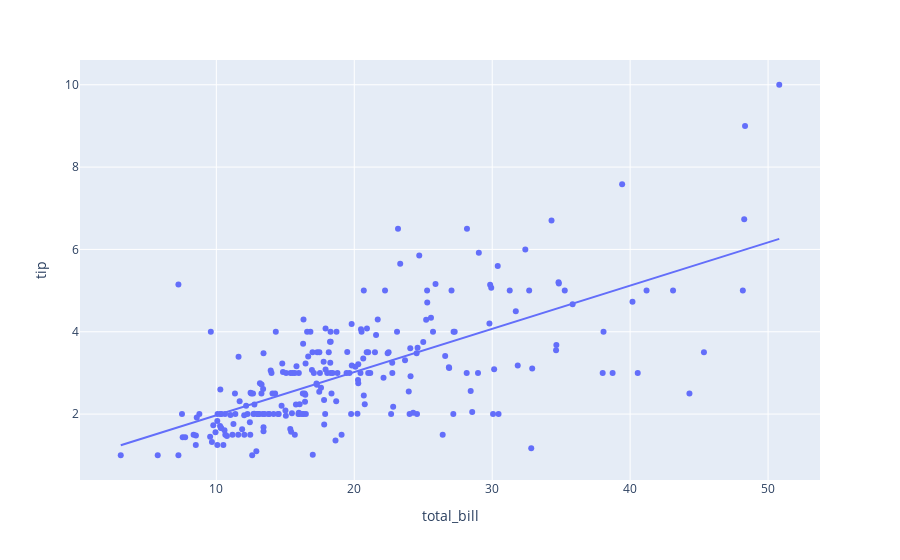

Notebook code for this chart:
### Markdown cell above
## Create a regression plot

### Code cell
# add changes by removing the #
reg_fig = px.scatter(df, 
                 x='total_bill',
                 y='tip', 
                 trendline='ols', 
#                  trendline_color_override='red'
                )
reg_fig.show()

### Figure 1 — Plotly figure (JSON) as saved in the notebook; plotly's stock layout.template omitted (floating-point values rounded to 4 significant figures; data arrays with more than 128 entries replaced by an {"elided": "..."} marker saying what was removed)
{"data": [{"hovertemplate": "total_bill=%{x}<br>tip=%{y}<extra></extra>", "legendgroup": "", "marker": {"color": "#636efa", "symbol": "circle"}, "mode": "markers", "name": "", "orientation": "v", "showlegend": false, "type": "scatter", "x": {"elided": "244 float values"}, "xaxis": "x", "y": {"elided": "244 float values"}, "yaxis": "y"}, {"hovertemplate": "<b>OLS trendline</b><br>tip = 0.105025 * total_bill + 0.92027<br>R<sup>2</sup>=0.456617<br><br>total_bill=%{x}<br>tip=%{y} <b>(trend)</b><extra></extra>", "legendgroup": "", "marker": {"color": "#636efa", "symbol": "circle"}, "mode": "lines", "name": "", "showlegend": false, "type": "scatter", "x": {"elided": "244 float values"}, "xaxis": "x", "y": {"elided": "244 float values"}, "yaxis": "y"}], "layout": {"autosize": true, "legend": {"tracegroupgap": 0}, "margin": {"t": 60}, "xaxis": {"anchor": "y", "autorange": true, "domain": [0, 1], "range": [0.1063, 53.77], "title": {"text": "total_bill"}, "type": "linear"}, "yaxis": {"anchor": "x", "autorange": true, "domain": [0, 1], "range": [0.3031, 10.7], "title": {"text": "tip"}, "type": "linear"}}}
